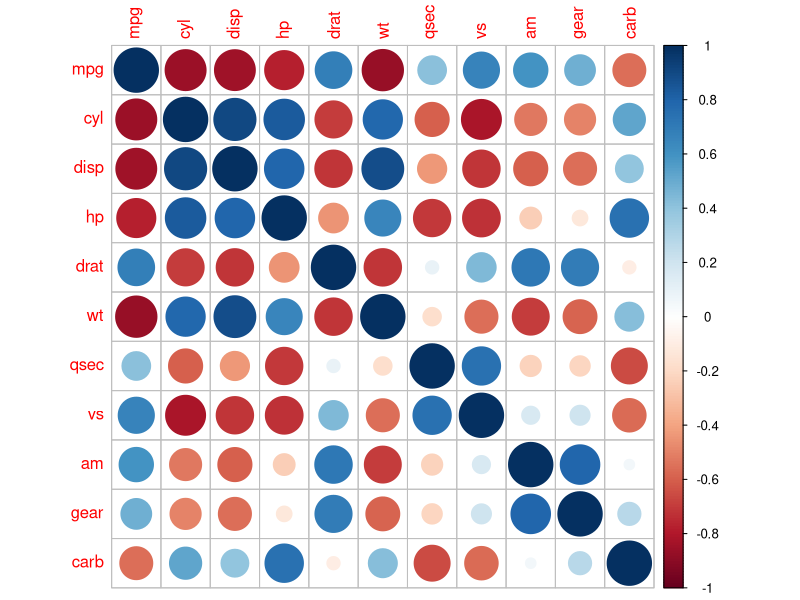
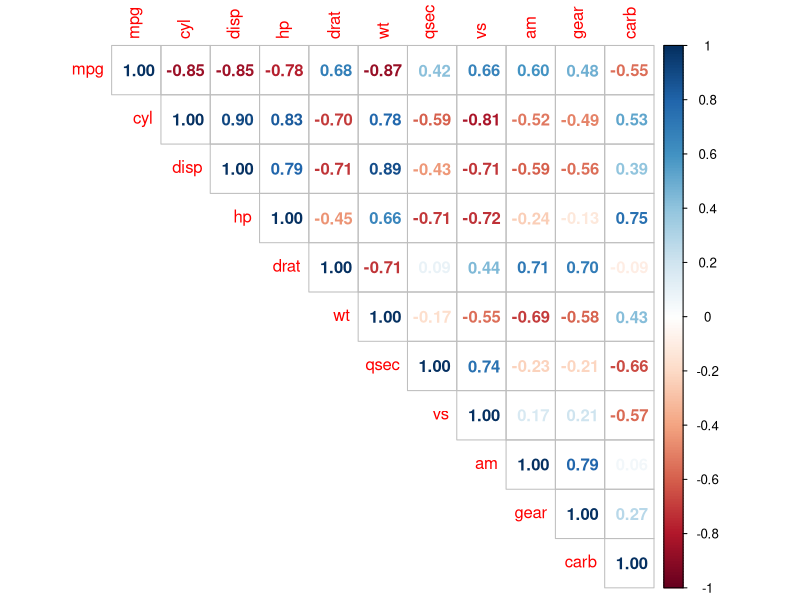
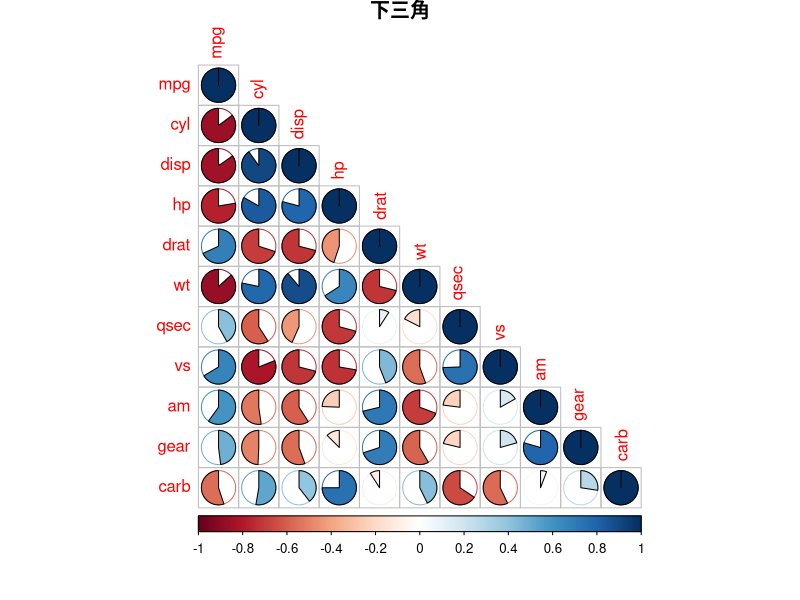
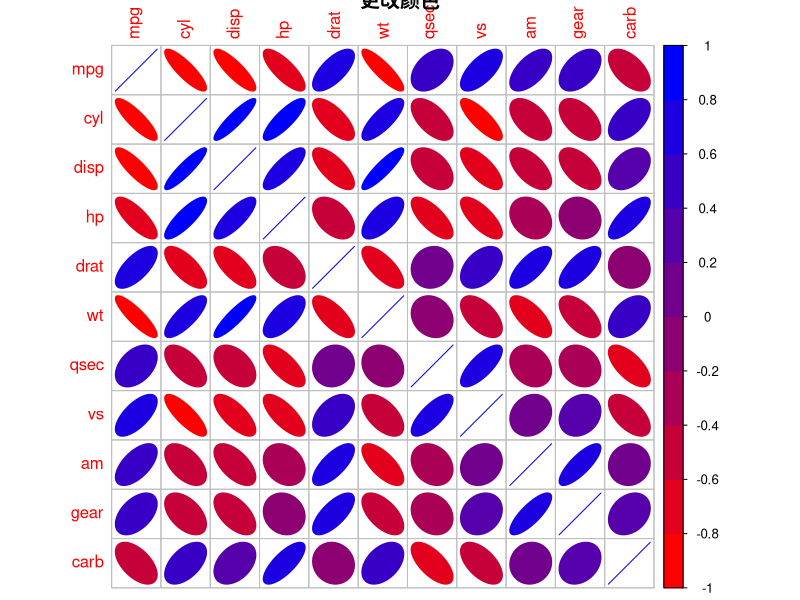
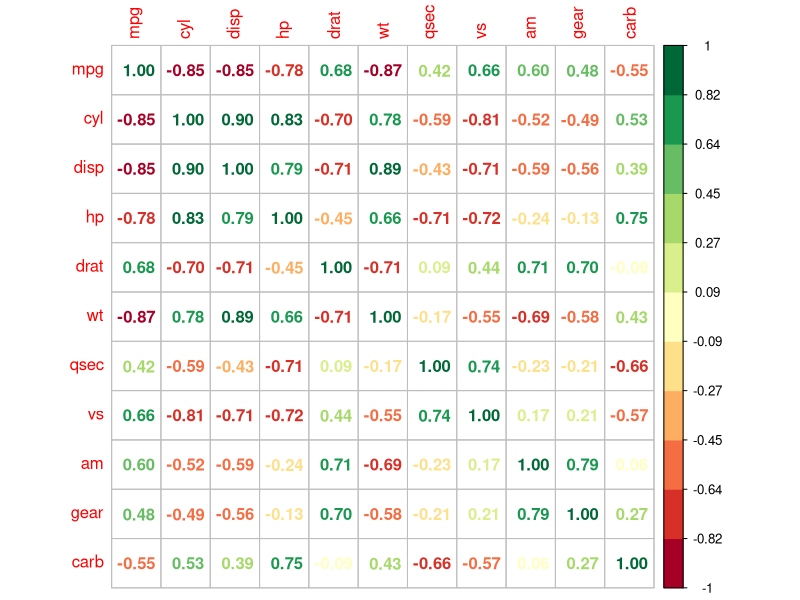
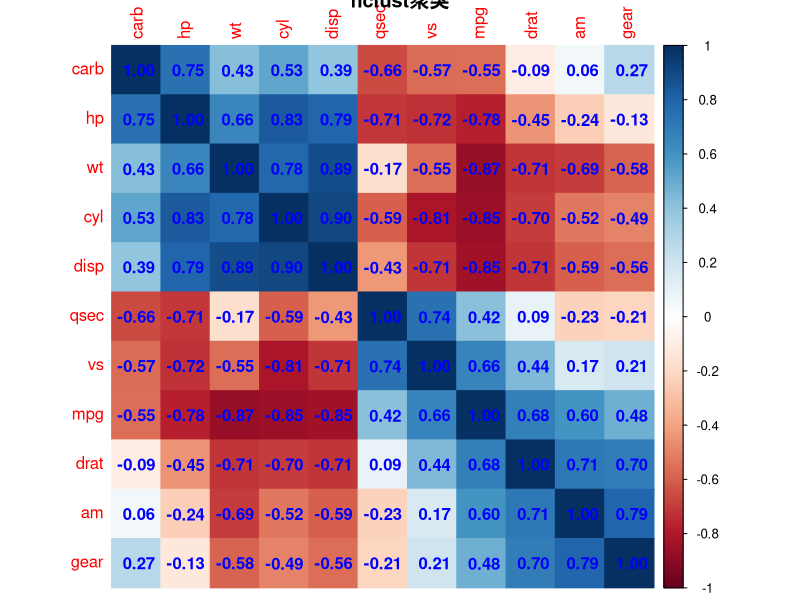
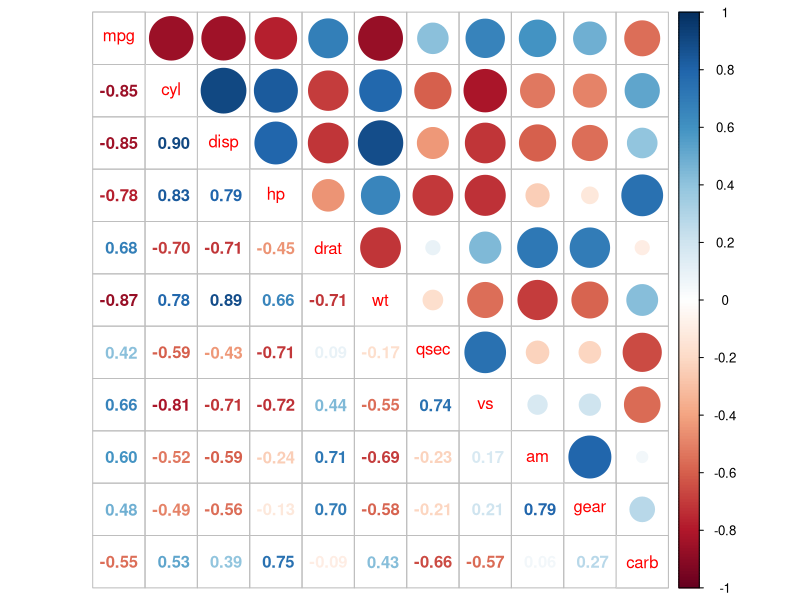
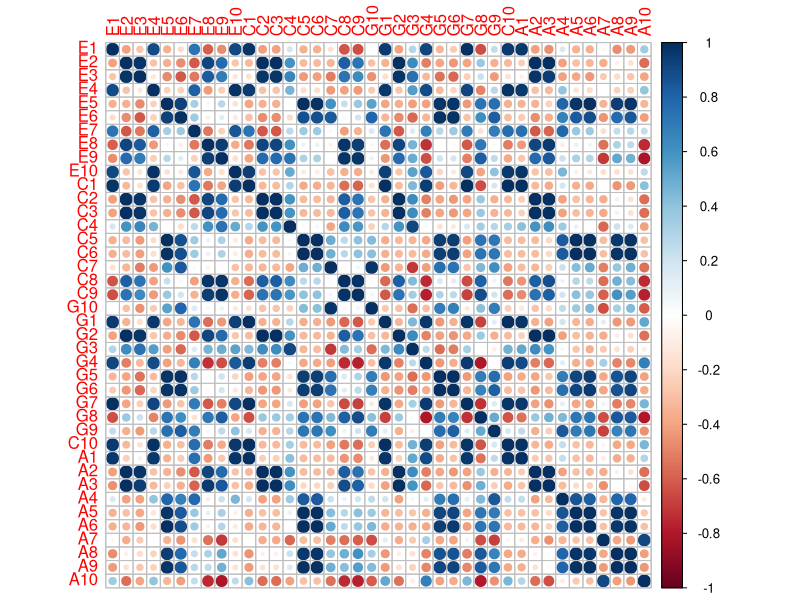

These charts were generated, in order, by the following R code:
library("corrplot")
head(mtcars)
corr <- cor(mtcars)
corrplot(corr)
corrplot(corr, method = "number", type = "upper", title = "")
corrplot(corr, method = "pie", type = "lower", title = "下三角",mar = c(1,1,1,1))
corrplot(corr, method = "ellipse", col = colorRampPalette(c("red", "blue"))(10), title = "更改颜色")
corrplot(corr, method = "number", col = RColorBrewer::brewer.pal(n=11, name = "RdYlGn"),title = "")
corrplot(corr,method="color",order="hclust",title = "hclust聚类", diag = TRUE,hclust.method="average",addCoef.col = "blue")
corrplot(corr, method = "circle", type = "upper", tl.pos = "d")
corrplot(corr, add = TRUE, type = "lower", method = "number", diag = FALSE, tl.pos = "n", cl.pos = "n")


mtcars_test=read.table("NEB_abundance.txt",header = T)
corr_test=cor(mtcars_test)
corrplot(corr_test)
#corrplot(corr_test,method = "number",type = "upper",title = "")
#corrplot(corr_test, method = "pie", type = "lower", title = "",mar = c(1,1,1,1))
corrplot(corr_test, title = 'NEB', mar=c(0, 0, 1, 0), tl.pos = 'p')
#corrplot(corr_test, method = "ellipse", mar=c(0, 0, 1, 0),col = colorRampPalette(c("red", "blue"))(10), title = "illumina")
#corrplot(corr_test, method = "number", col = RColorBrewer::brewer.pal(n=11, name = "RdYlGn"),title = "")
#corrplot(corr_test,method="color",order="hclust",title = "hclust聚类", diag = TRUE,hclust.method="average",addCoef.col = "blue")
corrplot(corr_test, method = "circle", type = "upper", tl.pos = "d")
#corrplot(corr_test, add = TRUE, type = "lower", method = "number", diag = FALSE, tl.pos = "n", cl.pos = "n")
